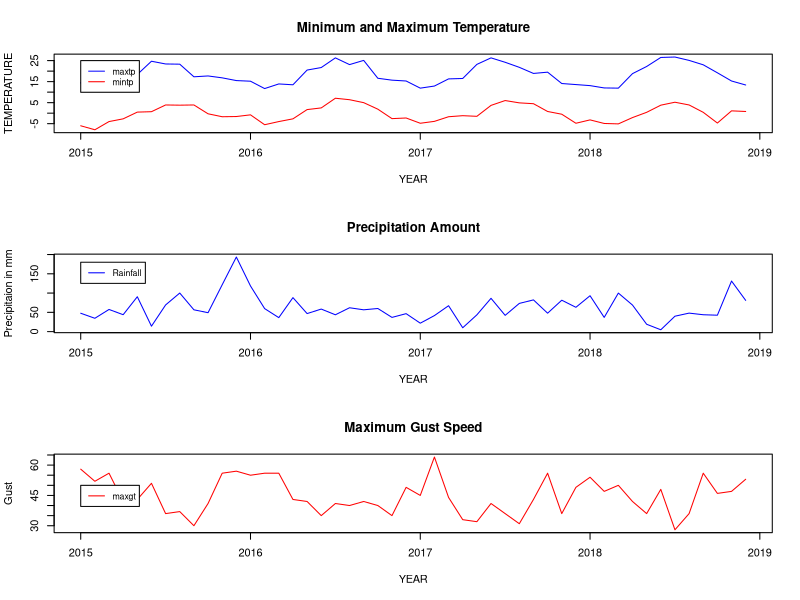

Recreate this plot in R.
## ---- chunk 1
# Question 1
dataset <- read.csv("mly532.csv",skip=19)
## ---- chunk 2
#q2
DublinAirport <- read.csv("mly532.csv",skip=19,header=TRUE)
str(DublinAirport)
## ---- chunk 3
#q3
DublinAirport$month <- factor(DublinAirport$month,labels=month.name)
## ---- chunk 4
#q4
temp_list <- aggregate(DublinAirport$rain,list(DublinAirport$month),mean)
temp_list[[1]][which(temp_list[2]==max(temp_list[2]))]
temp_list[[1]][which(temp_list[2]==min(temp_list[2]))]
#Maximum is in December 
#Minimum is in February
## ---- chunk 5
#q5
DublinAirport$season <- factor(DublinAirport$month,labels=
                                 c("Winter","Winter","Spring","Spring","Spring",                                                            "Summer","Summer","Summer","Autumn","Autumn","Autumn",
                                                            "Winter"),levels=month.name)
## ---- chunk 6
#q6
class(DublinAirport) <- c("WeatherData","data.frame")
## ---- chunk 7
#q7
summary.WeatherData <- function(wd){
  cat('RAIN\n')
  cat('Mean by seasons:\n')
  print(aggregate(wd$rain,list(wd$season),mean,na.rm=TRUE))
  cat('Standard Deviation by seasons:\n')
  print(aggregate(wd$rain,list(wd$season),sd,na.rm=TRUE))
  cat('Minimum rain by seasons:\n')
  print(aggregate(wd$rain,list(wd$season),min,na.rm=TRUE))
  cat('Maximum rain by seasons:\n')
  print(aggregate(wd$rain,list(wd$season),max,na.rm=TRUE))

  cat('\nMAXTP\n')
  cat('Mean by seasons:\n')
  print(aggregate(wd$maxtp,list(wd$season),mean,na.rm=TRUE))
  cat('Standard Deviation by seasons:\n')
  print(aggregate(wd$maxtp,list(wd$season),sd,na.rm=TRUE))
  cat('Minimum maxtp by seasons:\n')
  print(aggregate(wd$maxtp,list(wd$season),min,na.rm=TRUE))
  cat('Maximum maxtp by seasons:\n')
  print(aggregate(wd$maxtp,list(wd$season),max,na.rm=TRUE))

  cat('\nMINTP\n')
  cat('Mean by seasons:\n')
  print(aggregate(wd$mintp,list(wd$season),mean,na.rm=TRUE))
  cat('Standard Deviation by seasons:\n')
  print(aggregate(wd$mintp,list(wd$season),sd,na.rm=TRUE))
  cat('Minimum mintp by seasons:\n')
  print(aggregate(wd$mintp,list(wd$season),min,na.rm=TRUE))
  cat('Maximum mintp by seasons:\n')
  print(aggregate(wd$mintp,list(wd$season),max,na.rm=TRUE))
  
  cat('\nMAXGT\n')

  cat('Mean by seasons:\n')
  print(aggregate(wd$maxgt,list(wd$season),mean,na.rm=TRUE))
  cat('Standard Deviation by seasons:\n')
  print(aggregate(wd$maxgt,list(wd$season),sd,na.rm=TRUE))
  cat('Minimum maxgt by seasons:\n')
  print(aggregate(wd$maxgt,list(wd$season),min,na.rm=TRUE))
  cat('Maximum maxgt by seasons:\n')
  print(aggregate(wd$maxgt,list(wd$season),max,na.rm=TRUE))


}
summary(DublinAirport)
#Findings
#The minimum rain is during the spring where the mean is lowest of all
#The value in spring is less in each and every statistical measure
#Even though autumn has the highest mean, but it has low amount of variance 
#when compared to winter.  Autumn has more amount of rain as 
#compared to other seasons, so it is advisable to take your umbrella along side
#Even though the maximum value in winter is higher, but rains in autumn are more
#than other seasons due to its high mean. The variation of rain is also highest 
#as can be seen by its standard deviation. 

# We can see from maxgt that winter is the windiest month of all,
# followed by autumn and spring. There is a relation between temperature and 
# windspeeds. Winter having the minimum temperature also has the maximum wind
# speeds. Which might be the effect of low temperatures. This is also true for
# summers and other seaons. Gust speed and temperature are inversely related.
# we should work on a relationship between temperature and wind speeds, if one
# can be used to predict the other.
## ---- chunk 8
#q8
plot.WeatherData <- function(wd,st_year=2015,ed_year=2018,g1=TRUE,g2=TRUE,g3=TRUE){
  par(mfrow=c(3,1))
  if(g1){myts1 <- wd[wd$year>=st_year&wd$year<=ed_year,c("maxtp","mintp")]
  myts <- ts(myts1,frequency = 12,start=c(st_year,1))
  plot.ts(myts,plot.type = 'single',xlab="YEAR",ylab="TEMPERATURE",col=c("blue","red")
          , main="Minimum and Maximum Temperature")
  legend(st_year, 25, legend=c("maxtp", "mintp"),
         col=c("blue","red"), lty=1:1,cex=0.8)
  }
  if(g2){myts1 <- wd[wd$year>=st_year&wd$year<=ed_year,"rain"]
  myts <- ts(myts1,frequency = 12,start=c(st_year,1))
  plot.ts(myts,plot.type = 'single',xlab="YEAR",ylab="Precipitaion in mm",col="blue", 
          main="Precipitation Amount")
  legend(st_year, 180, legend=c("Rainfall"),
         col=c("blue"), lty=1:1,cex=0.8)
  }
  if(g3){myts1 <- wd[wd$year>=st_year&wd$year<=ed_year,"maxgt"]
  myts <- ts(myts1,frequency = 12,start=c(st_year,1))
  plot.ts(myts,plot.type = 'single',xlab="YEAR",ylab="Gust",col="red", 
          main="Maximum Gust Speed")
  legend(st_year, 50, legend=c("maxgt"),
         col=c("red"), lty=1:1,cex=0.8)
  }
}

plot(DublinAirport,st_year=2015,ed_year=2018,g1=TRUE,g2=TRUE,g3=TRUE)
